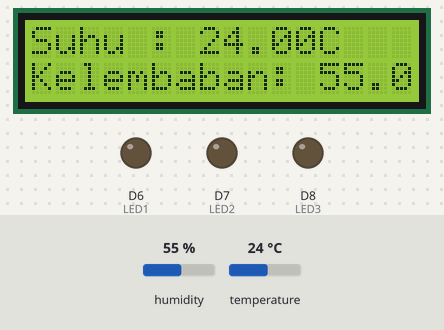
This sketch was run on a simulated ESP8266 (NodeMCU). Shown: 16×2 character LCD, output pins drawn as LEDs (lit = HIGH). The test bench sets the inputs (shaded band); at power-on: humidity 55 %, temperature 24 °C. WiFi joins after 1.5 s; servers stay silent unless stated; no MQTT or app messages arrive unless stated; what the sketch prints to the serial monitor is not drawn.

Above: at 2.7 s.
2.8 s: humidity set to 22 %
At 6.4 s:
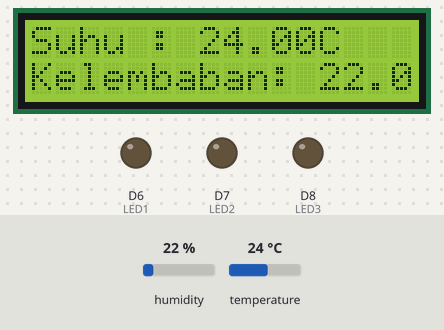
6.7 s: temperature set to 12 °C
At 10.1 s:
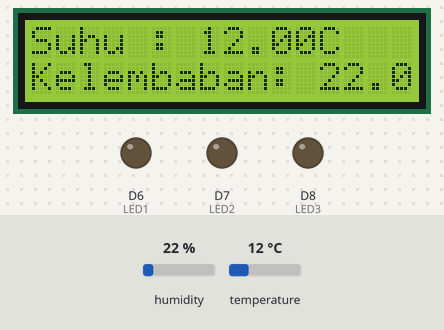
13.8 s: humidity set to 40 %
At 16.3 s:
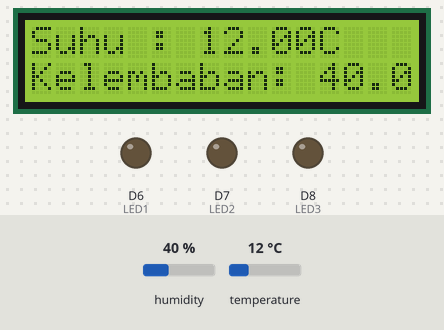
17.4 s: temperature set to 19 °C
At 19.9 s:
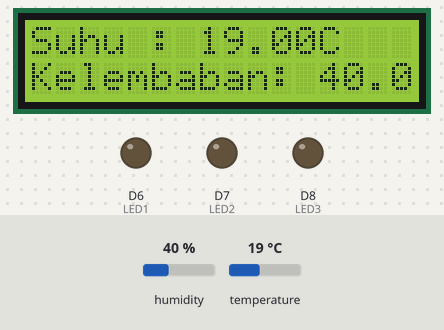
Timing chart, 0 to 21.4 s (numbered marks = the images above; inputs shaded):
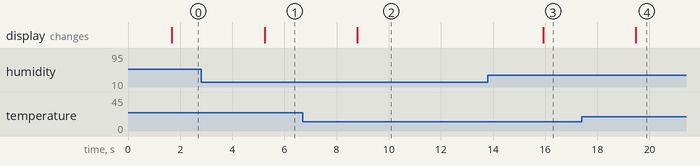

Measured:
- after the input at 2.8 s, the display: changes after 2.4 s (image 1)
- after the input at 6.7 s, the display: changes after 2.1 s (image 2)
- after the input at 13.8 s, the display: changes after 2.1 s (image 3)
- after the input at 17.4 s, the display: changes after 2.1 s (image 4)

The sketch:

Project_Akhir_IoT.ino
```cpp
#include <Wire.h>
#include <LiquidCrystal_I2C.h>
#include "DHT.h"
#include <ESP8266WiFi.h>
#include <PubSubClient.h>
#include <ArduinoJson.h>

// Definisikan konstanta untuk konfigurasi WiFi dan MQTT
const char* ssid = "wifi-seamless.id"; // Ganti dengan SSID WiFi Anda
const char* password = "3366998877"; // Ganti dengan password WiFi Anda
const char* mqtt_server = "usm.revolusi-it.com"; // Ganti dengan nama server MQTT
const int mqtt_port = 1883; // Port default untuk MQTT
const char* mqtt_user = "usm"; // Ganti dengan username MQTT
const char* mqtt_password = "usmjaya24"; // Ganti dengan password MQTT
const char* topic = "test/test"; // Topik MQTT untuk pesan

// Inisialisasi objek WiFiClient dan PubSubClient
WiFiClient espClient;
PubSubClient client(espClient);

// Definisi pin dan tipe sensor DHT
#define DHTPIN D5
#define DHTTYPE DHT11

// Inisialisasi objek DHT dan LCD
DHT dht(DHTPIN, DHTTYPE);
LiquidCrystal_I2C lcd(0x27, 16, 2);

// Pin untuk LED
#define LED1 D6
#define LED2 D7
#define LED3 D8

void setup() {
  Wire.begin(D1, D2); // Inisialisasi I2C
  lcd.begin(16, 2); // Inisialisasi LCD dengan ukuran 16x2
  lcd.backlight(); // Mengaktifkan backlight LCD
  dht.begin(); // Menginisialisasi sensor DHT
  Serial.begin(115200);

  // Inisialisasi pin LED sebagai output
  pinMode(LED1, OUTPUT);
  pinMode(LED2, OUTPUT);
  pinMode(LED3, OUTPUT);

  // Mencoba koneksi ke WiFi dengan SSID dan password yang ditentukan
  WiFi.begin(ssid, password);
  // Menunggu koneksi WiFi berhasil
  while (WiFi.status() != WL_CONNECTED) {
    delay(500);
    Serial.print(".");
  }

  // Menampilkan informasi tentang koneksi WiFi yang berhasil
  Serial.println("");
  Serial.println("WiFi connected");
  Serial.print("IP address: ");
  Serial.println(WiFi.localIP()); // Menampilkan alamat IP Lokal NodeMCU

  // Mengatur server MQTT dengan nama server dan port yang ditentukan
  client.setServer(mqtt_server, mqtt_port);
  client.setCallback(callback);
}

void loop() {
  if (WiFi.status() != WL_CONNECTED) {
    konek_wifi();
  }

  if (!client.connected()) {
    reconnect();
  }
  client.loop();

  float h = dht.readHumidity(); // Membaca kelembaban
  float t = dht.readTemperature(); // Membaca suhu
  //Serial.println("Suhu: " + String(t) + "C" + " Kelembaban: " + String(h));

  // Periksa apakah pembacaan berhasil
  if (isnan(h) || isnan(t)) {
    lcd.setCursor(0, 0);
    lcd.print("Sensor Error   ");
    lcd.setCursor(0, 1);
    lcd.print("                "); // Membersihkan baris kedua
    delay(1000);
    return;
  }

  // Menampilkan suhu pada baris pertama
  lcd.setCursor(0, 0);
  lcd.print("Suhu : " + String(t) + "C   ");

  // Menampilkan kelembaban pada baris kedua
  lcd.setCursor(0, 1);
  lcd.print("Kelembaban: " + String(h) + "%   ");

  delay(1500); // Delay untuk menghindari pembaruan terlalu cepat

  // Membuat pesan MQTT yang berisi nama, suhu, dan kelembaban
  String message = "{\"nim\":\"G.231.21.0181\",\"suhu\":" + String(t) + ",\"kelembaban\":" + String(h) + "}";
  client.publish(topic, message.c_str());
  Serial.println("MQTT message published: " + message); // Menampilkan pesan "MQTT message published" dan isi pesan

  // Menentukan interval pengiriman pesan (2 detik)
  delay(2000);
}

void callback(char* topic, byte* payload, unsigned int length) {
  Serial.print("Pesan dari MQTT [");
  Serial.print(topic);
  Serial.print("] ");

  StaticJsonDocument<256> doc; // Membuat dokumen JSON dengan kapasitas yang cukup
  DeserializationError error = deserializeJson(doc, payload, length); // Mengurai JSON

  if (error) {
    Serial.print("deserializeJson() failed: ");
    Serial.println(error.c_str());
    return;
  }

  const char* nim = doc["nim"]; // Mengambil nilai NIM
  const char* messages = doc["messages"]; // Mengambil nilai messages

  if (String(nim) == "G.231.21.0181" || String(nim) == "all" || String(nim) == "ALL") { // Sesuaikan dengan nim Anda
    Serial.println(messages);

    if (String(messages) == "LED1=1" || String(messages)=="ALL=1" || String(messages) == "all=1") { digitalWrite(LED1, HIGH); }
    if (String(messages) == "LED2=1" || String(messages)=="ALL=1" || String(messages) == "all=1") { digitalWrite(LED2, HIGH); }
    if (String(messages) == "LED3=1" || String(messages)=="ALL=1" || String(messages) == "all=1") { digitalWrite(LED3, HIGH); }
    if (String(messages) == "LED1=0" || String(messages)=="ALL=0" || String(messages) == "all=0") { digitalWrite(LED1, LOW); }
    if (String(messages) == "LED2=0" || String(messages)=="ALL=0" || String(messages) == "all=0") { digitalWrite(LED2, LOW); }
    if (String(messages) == "LED3=0" || String(messages)=="ALL=0" || String(messages) == "all=0") { digitalWrite(LED3, LOW); }
  }
}

void reconnect() {
  // Loop until we're reconnected
  while (!client.connected()) {
    Serial.print("Menghubungkan diri ke MQTT Server: ");
    Serial.println(mqtt_server);
    // Attempt to connect
    if (client.connect("G.231.21.0181", mqtt_user, mqtt_password)) {
      Serial.println("connected");
      // ... and subscribe to topics
      client.subscribe(topic);
    } else {
      Serial.print("failed, rc=");
      Serial.print(client.state());
      Serial.println(" coba lagi dalam 5 detik... ");
      // Wait 5 seconds before retrying
      delay(5000);
    }
  }
}

void konek_wifi() {
  WiFi.begin(ssid, password);
  while (WiFi.status() != WL_CONNECTED) {
    delay(500);
    Serial.print(".");
  }
  Serial.println("");
  Serial.println("WiFi connected");
}
```
